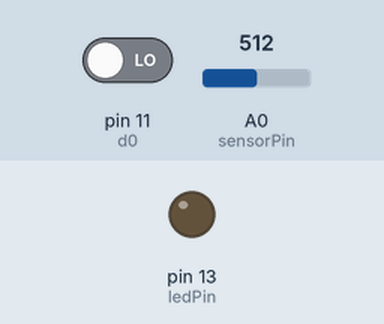
Recording of a sketch running on a simulated Arduino Uno, built with avr-gcc and run on an emulated ATmega328P. Parts: output pins drawn as LEDs (lit = HIGH). Inputs (shaded band) come from the test bench; at power-on: pin 11 (d0) LOW, A0 (sensorPin) = 512. What the sketch prints to the serial monitor is not drawn.

Above: at 1.2 s.
1.3 s: pin 11 (d0) driven HIGH
At 2.5 s:
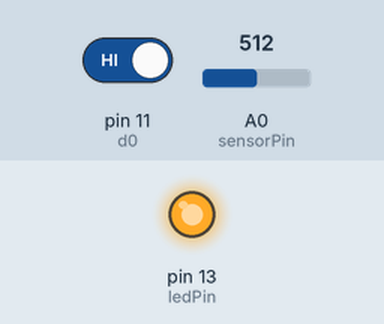
2.8 s: pin 11 (d0) driven LOW
At 3.9 s:
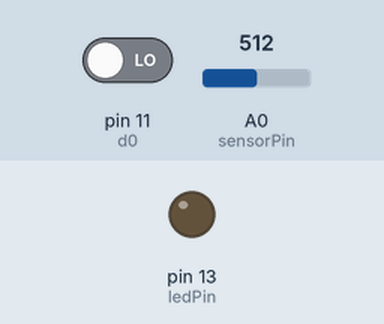
Timing chart, 0 to 5.8 s (numbered marks = the images above; inputs shaded):
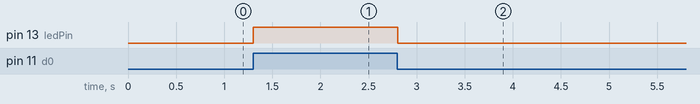

The sketch:

ky-038_analog_digital_mic.ino
```cpp
int sensorPin = A0; // select the input pin for the potentiometer
int ledPin = 13; // select the pin for the LED
int sensorValue = 0; // variable to store the value coming from the sensor
int d0 = 11;

void setup ()
{
  pinMode (ledPin, OUTPUT);
  pinMode (d0, INPUT);
  Serial.begin (9600);
}

void loop ()
{
  sensorValue = analogRead (sensorPin);
  //digitalWrite (ledPin, HIGH);
  //delay (sensorValue);
  //digitalWrite (ledPin, LOW);
  //delay (sensorValue);
  int d0Value = digitalRead(d0);
  if (d0Value)
  {
    digitalWrite(ledPin, HIGH);
  }
  else
  {
    digitalWrite(ledPin, LOW);
  }
  Serial.println (sensorValue, DEC);
}
```

Measured:
- after the input at 1.3 s, pin 13 (ledPin): LOW → HIGH at once
- after the input at 2.8 s, pin 13 (ledPin): HIGH → LOW at once
